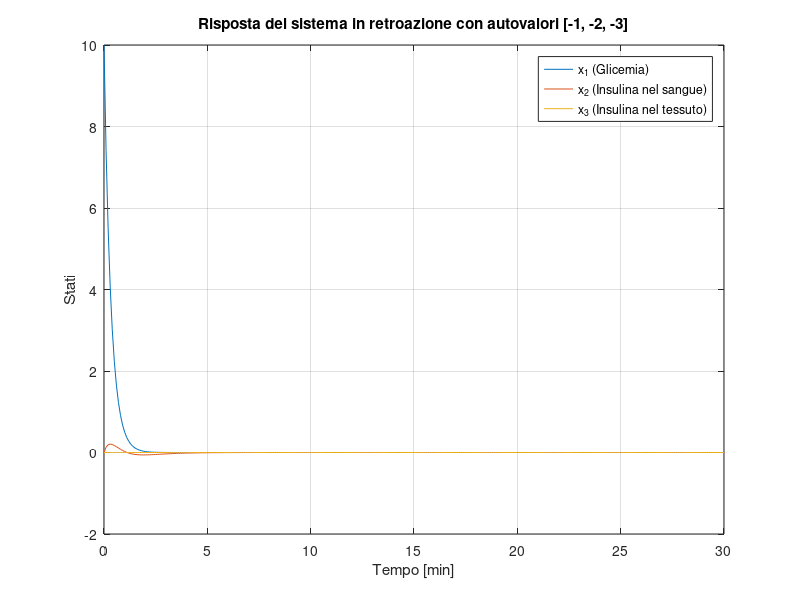

The MATLAB script that drew this image:
close all
clear all
clc

%% 1) Parametri Bergam minimal model

P1 = 0.003; %paziente diabetico -- P1 = 0.028 min^-1 paziente ok
P2 = 0.025; % min^-1
P3 = 0.000013; % (L/mU)*min^2
p1=P1;
p2=P2;
p3=P3;

V1 = 12; % L
Vg = 126; % dL
n = 5/54; % min^-1
Gb = 81; % mg/dL
Ib = 15; % mU/L
Ub = 16.66667; % mU/min <--u1 di equilibrio

%% 2) 3) Sistema linearizzato
A = [-p1 0 -Gb; 0 -n 0; 0 p3 -p2];
B = [0 1/Vg; 1/V1 0; 0 0];
C = [1 0 0];
D = [0 0];

eigenvalues = eig(A)    %il punto di eq è asintoticamente stabile in quanto gli eig(A) sono tutti a parte reale negativa

%% 4) modello SIMULINK

%% 5) modello SIMULINK
sys = ss(A,B,eye(3,3),zeros(3,2));

%% 6) modello SIMULINK

%% 7) raggiungibilità/controllabilità
Mr = ctrb(A,B);
r = rank(Mr)    % il sistema è completamente raggiungibile/controllabile poichè r = n = 3

%% 8) retroazione statica dallo stato
autoval = [-1 -2 -3];
k = place(A,B,autoval)

% Sistema chiuso: x_dot = (A - B*K)*x
Ac = A - B*k;
Bc = zeros(3,1);     % Nessun ingresso esterno
Cc = eye(3);         % Osserviamo tutti gli stati
Dc = zeros(3,1);

sys_cl = ss(Ac, Bc, Cc, Dc);

% Simulazione della risposta libera
x0 = [10; 0; 0];      % Stato iniziale: perturbazione sulla glicemia
t = 0:0.1:30;

[y, t_out, x] = initial(sys_cl, x0, t);

% Plot
figure;
plot(t_out, x)
legend('x_1 (Glicemia)', 'x_2 (Insulina nel sangue)', 'x_3 (Insulina nel tessuto)')
xlabel('Tempo [min]')
ylabel('Stati')
title('Risposta del sistema in retroazione con autovalori [-1, -2, -3]')
grid on
